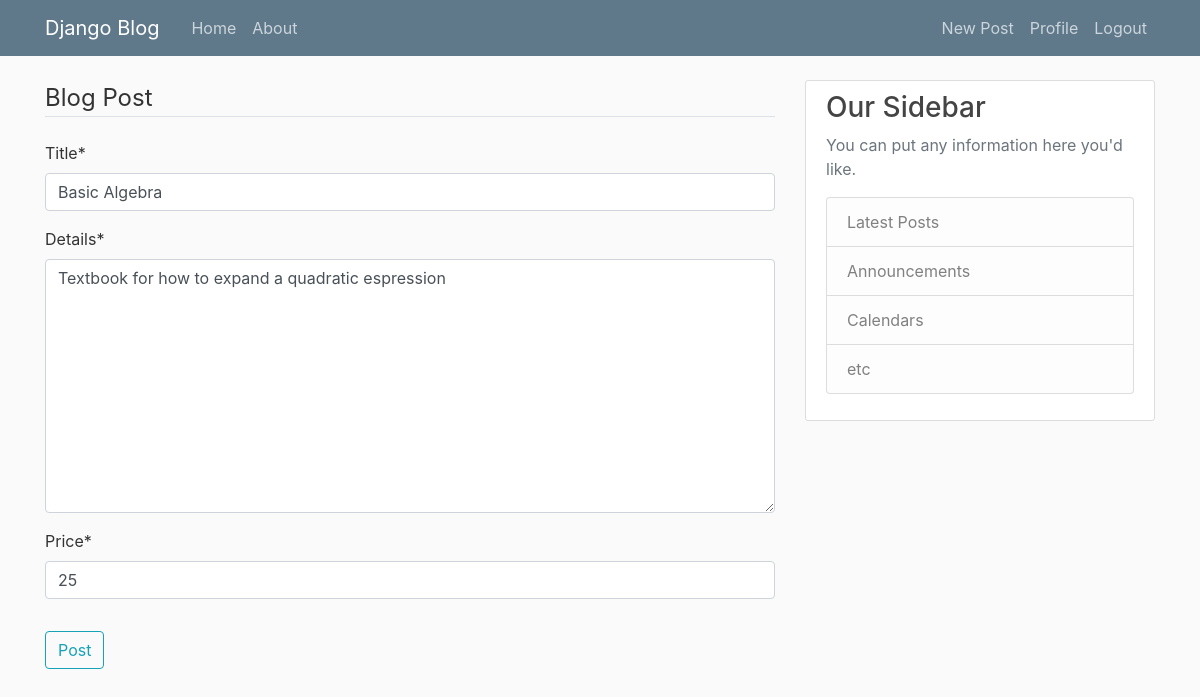
The app's page /post/14/update (signed in) with its own data.
### blog/models.py (models this page shows, shortened)
class Post(models.Model):
    title = models.CharField(max_length=100)
    details = models.TextField()
    price = models.IntegerField()
    date_posted = models.DateTimeField(default=timezone.now) # Gets timestamp from users timezone settings
    author = models.ForeignKey(User, on_delete=models.CASCADE) #if user deletes account, cascade deltes all of his posts as well

### blog/views.py (the view, shortened to what this page needs)
# urls.py: path('post/<int:pk>/update', PostUpdateView.as_view(), name='post-update'),
class PostUpdateView(LoginRequiredMixin, UserPassesTestMixin, UpdateView):
	model = Post
	fields = ['title', 'details', 'price']
	def test_func(self):
		post = self.get_object()
		if self.request.user == post.author:
			return True
		return False

### blog/templates/blog/post_form.html (shortened to what this page needs)
{% extends "blog/base.html" %} {% load crispy_forms_tags %} {% block content %}
<div class="content section">
    <form method="POST">
        <fieldset class="form-group">
            <legend class="border-bottom mb-4">Blog Post</legend>
            {{ form|crispy }}
        </fieldset>
        <div class="form-group">
            <button class="btn btn-outline-info" type="submit">Post</button>
        </div>
    </form>
</div>
{% endblock content %}

### blog/static/blog/main.css (style rules this page uses)
body { background: #fafafa; color: #333333; margin-top: 5rem; }

### records on screen
Post: title "Basic Algebra", details "Textbook for how to expand a quadratic espression", price "25"
